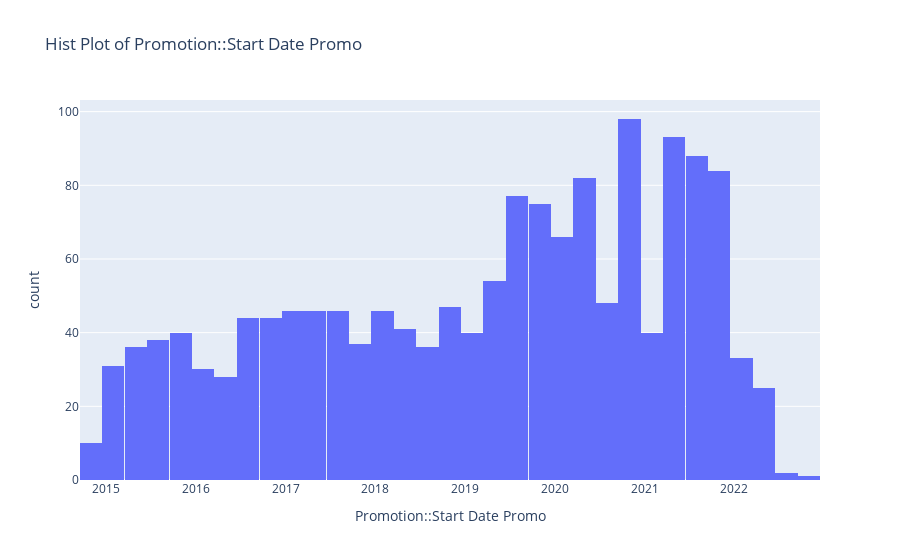
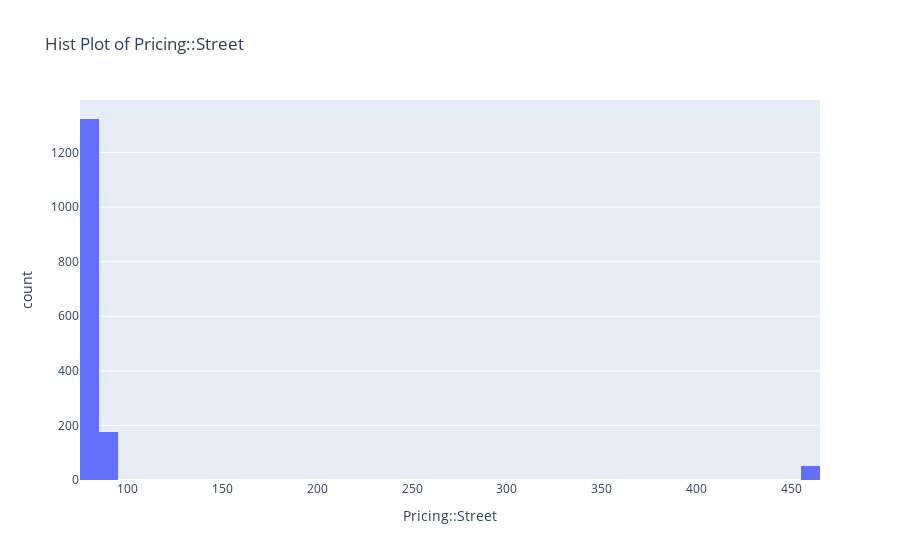
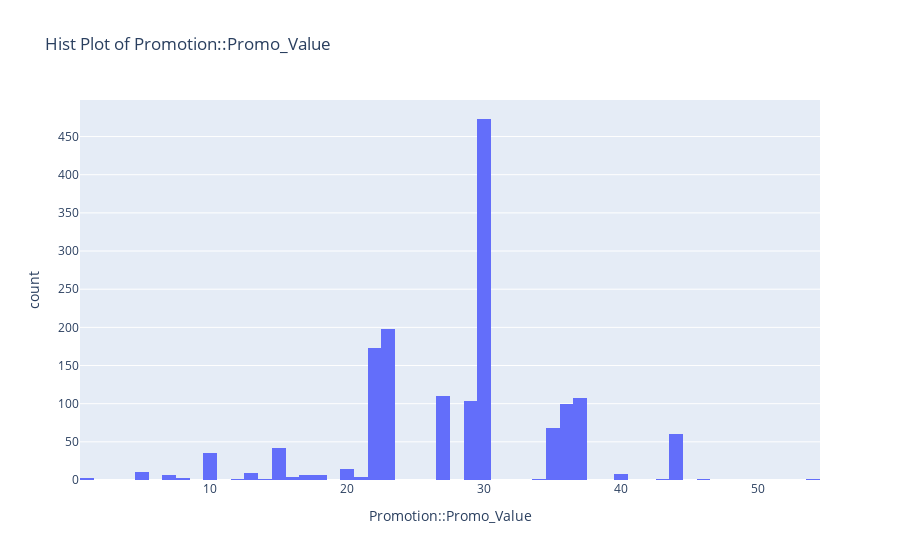
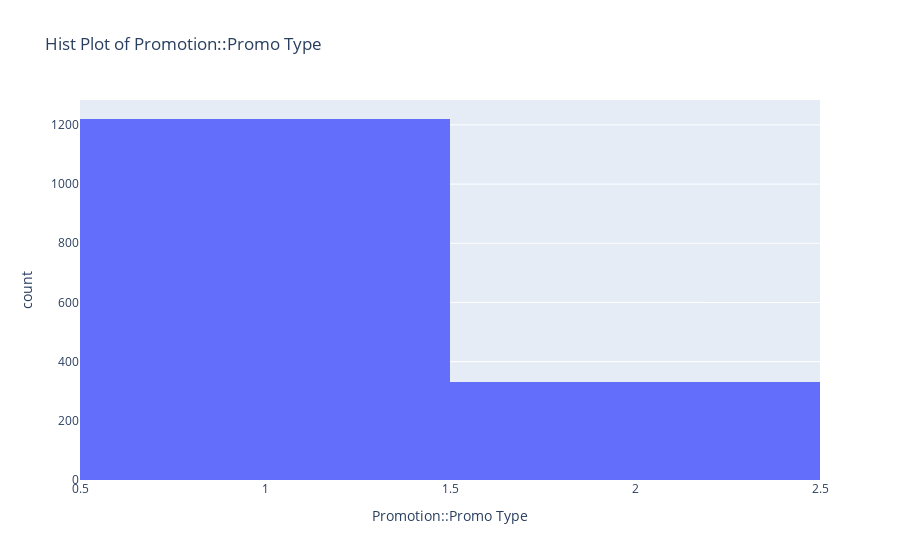

Notebook code for these charts, in order:
### Code cell
for column in numeric_columns:
    fig = px.histogram(skudata_interpolated, x=column, title=f'Hist Plot of {column}')
    fig.show()

### Figure 1 — Plotly figure (JSON) as saved in the notebook; plotly's stock layout.template omitted (floating-point values rounded to 4 significant figures; data arrays with more than 128 entries replaced by an {"elided": "..."} marker saying what was removed)
{"data": [{"alignmentgroup": "True", "bingroup": "x", "hovertemplate": "Promotion::Start Date Promo=%{x}<br>count=%{y}<extra></extra>", "legendgroup": "", "marker": {"color": "#636efa"}, "name": "", "offsetgroup": "", "orientation": "v", "showlegend": false, "type": "histogram", "x": {"elided": "1552 str values"}, "xaxis": "x", "yaxis": "y"}], "layout": {"barmode": "relative", "legend": {"tracegroupgap": 0}, "title": {"text": "Hist Plot of Promotion::Start Date Promo"}, "xaxis": {"anchor": "y", "domain": [0, 1], "title": {"text": "Promotion::Start Date Promo"}}, "yaxis": {"anchor": "x", "domain": [0, 1], "title": {"text": "count"}}}}

### Figure 2 — Plotly figure (JSON) as saved in the notebook; plotly's stock layout.template omitted (floating-point values rounded to 4 significant figures; data arrays with more than 128 entries replaced by an {"elided": "..."} marker saying what was removed)
{"data": [{"alignmentgroup": "True", "bingroup": "x", "hovertemplate": "Pricing::Street=%{x}<br>count=%{y}<extra></extra>", "legendgroup": "", "marker": {"color": "#636efa"}, "name": "", "offsetgroup": "", "orientation": "v", "showlegend": false, "type": "histogram", "x": {"elided": "1552 float values"}, "xaxis": "x", "yaxis": "y"}], "layout": {"barmode": "relative", "legend": {"tracegroupgap": 0}, "title": {"text": "Hist Plot of Pricing::Street"}, "xaxis": {"anchor": "y", "domain": [0, 1], "title": {"text": "Pricing::Street"}}, "yaxis": {"anchor": "x", "domain": [0, 1], "title": {"text": "count"}}}}

### Figure 3 — Plotly figure (JSON) as saved in the notebook; plotly's stock layout.template omitted (floating-point values rounded to 4 significant figures; data arrays with more than 128 entries replaced by an {"elided": "..."} marker saying what was removed)
{"data": [{"alignmentgroup": "True", "bingroup": "x", "hovertemplate": "Promotion::Promo_Value=%{x}<br>count=%{y}<extra></extra>", "legendgroup": "", "marker": {"color": "#636efa"}, "name": "", "offsetgroup": "", "orientation": "v", "showlegend": false, "type": "histogram", "x": {"elided": "1552 float values"}, "xaxis": "x", "yaxis": "y"}], "layout": {"barmode": "relative", "legend": {"tracegroupgap": 0}, "title": {"text": "Hist Plot of Promotion::Promo_Value"}, "xaxis": {"anchor": "y", "domain": [0, 1], "title": {"text": "Promotion::Promo_Value"}}, "yaxis": {"anchor": "x", "domain": [0, 1], "title": {"text": "count"}}}}

### Figure 4 — Plotly figure (JSON) as saved in the notebook; plotly's stock layout.template omitted (floating-point values rounded to 4 significant figures; data arrays with more than 128 entries replaced by an {"elided": "..."} marker saying what was removed)
{"data": [{"alignmentgroup": "True", "bingroup": "x", "hovertemplate": "Promotion::Promo Type=%{x}<br>count=%{y}<extra></extra>", "legendgroup": "", "marker": {"color": "#636efa"}, "name": "", "offsetgroup": "", "orientation": "v", "showlegend": false, "type": "histogram", "x": {"elided": "1552 int values"}, "xaxis": "x", "yaxis": "y"}], "layout": {"barmode": "relative", "legend": {"tracegroupgap": 0}, "title": {"text": "Hist Plot of Promotion::Promo Type"}, "xaxis": {"anchor": "y", "domain": [0, 1], "title": {"text": "Promotion::Promo Type"}}, "yaxis": {"anchor": "x", "domain": [0, 1], "title": {"text": "count"}}}}
